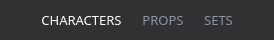
                                         <widget class="QFrame" name="frame_assets_scrol_btn">
                                          <property name="maximumSize">
                                           <size>
                                            <width>16777215</width>
                                            <height>40</height>
                                           </size>
                                          </property>
                                          <property name="styleSheet">
                                           <string notr="true">QFrame{
	background-color:#313134;
	border-radius:15px;
	margin-left:30px;
	margin-right:30px;
}
QPushButton{
	color:#8B94A4;
	background-color:transparent;
	border:none;
}
QPushButton:checked{
	color:#FFF;
	background-color:transparent;
	border:none;
}</string>
                                          </property>
                                          <property name="frameShape">
                                           <enum>QFrame::NoFrame</enum>
                                          </property>
                                          <property name="frameShadow">
                                           <enum>QFrame::Raised</enum>
                                          </property>
                                          <layout class="QHBoxLayout" name="horizontalLayout_13">
                                           <property name="spacing">
                                            <number>20</number>
                                           </property>
                                           <item>
                                            <widget class="QPushButton" name="btn_characters">
                                             <property name="font">
                                              <font>
                                               <family>Quicksand</family>
                                               <pointsize>10</pointsize>
                                              </font>
                                             </property>
                                             <property name="text">
                                              <string>CHARACTERS</string>
                                             </property>
                                             <property name="checkable">
                                              <bool>true</bool>
                                             </property>
                                             <property name="checked">
                                              <bool>true</bool>
                                             </property>
                                            </widget>
                                           </item>
                                           <item>
                                            <widget class="QPushButton" name="btn_props">
                                             <property name="font">
                                              <font>
                                               <family>Quicksand</family>
                                               <pointsize>10</pointsize>
                                              </font>
                                             </property>
                                             <property name="text">
                                              <string>PROPS</string>
                                             </property>
                                             <property name="checkable">
                                              <bool>true</bool>
                                             </property>
                                            </widget>
                                           </item>
                                           <item>
                                            <widget class="QPushButton" name="btn_sets">
                                             <property name="font">
                                              <font>
                                               <family>Quicksand</family>
                                               <pointsize>10</pointsize>
                                              </font>
                                             </property>
                                             <property name="text">
                                              <string>SETS</string>
                                             </property>
                                             <property name="checkable">
                                              <bool>true</bool>
                                             </property>
                                            </widget>
                                           </item>
                                          </layout>
                                         </widget>
